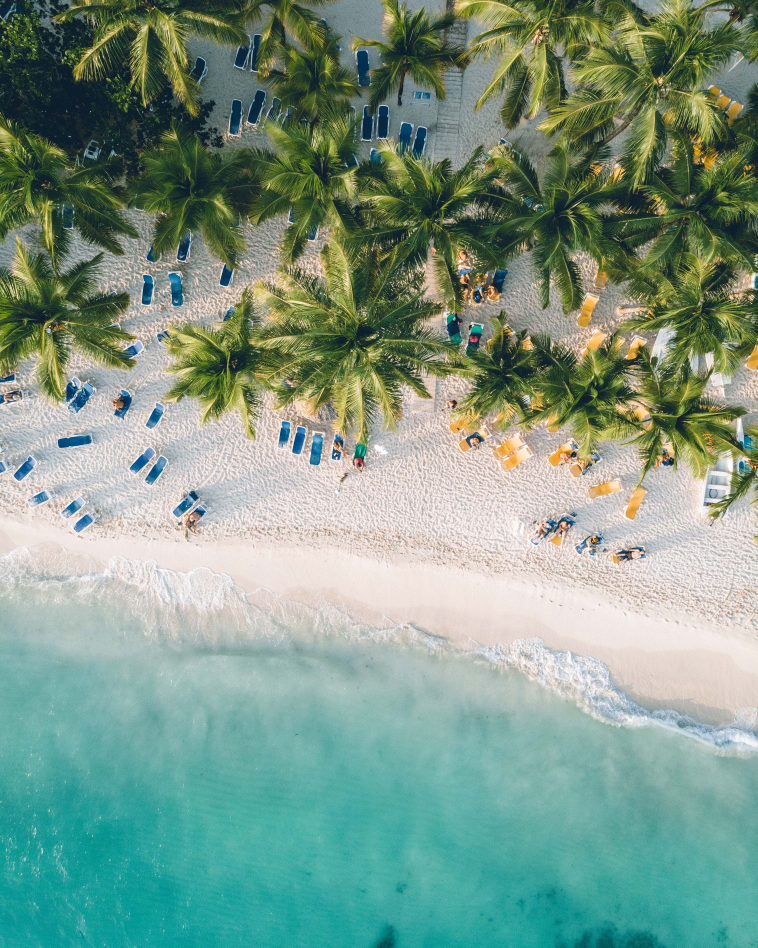
#> input picture app/images/image1.jpg, 3032 x 3790 px (shown at 1/4 size)
$ python -i images.py   (imports and definitions only)
#> lines starting #> are read from the running program, lines starting #| are printed output that depends on the picture
from PIL import Image, ImageDraw
import math
import extcolors
import time


# NOTES
# plt.imshow(img) - will show an image using matplotlib
# plt.show() - this statement will show the plot
# img.show() - shows image - same for PIL
# Image.fromarray(array, mode=) - this converts an array to an image
# colors, pixelcount = extcolors.extract_from_path(img, tolerance, limit)  - returns info about colors and occurence within an image
# Image.getcolors() - returns a list of tuples containing (pixelcount, (RGB_value))
# lambda : in python you can define a small lambda function, which has one statement
# sorted() - an inbuilt python function that returns a sorted list: sorted(iterable(the sequence to sort), key(the function to decide order), reverse(order of sort))
# enumerate() - for iterating over an index and item in a list

# PSEUDO
# 1. Read an image from file or url
# 2. Resize image to a standard size and save
# 3. Extract colors from the image


# Image class is responsible for loading image, resizing, extracting colors and generating hex codes
class Img():
    def __init__(self, img):
        self.image = self.load_image(img)
        self.resized_image = self.resize()
        self.extracted_colors = self.ext_colors()
        self.hex_colors = self.hex_converter(self.extracted_colors)

        # self.array = np.array(self.image)
        # self.shape = np.shape(self.image)
        # self.dimensions = np.ndim(self.image)

    # using PIL/Pillow to load an image
    def load_image(self, img):
        start_time = time.time()

        im = Image.open(f'static/images/{img}')
        print(f"Load Image time taken: {time.time() - start_time}")
        return im

    # resizing an image
    # [57 lines left out: functions resize, ext_colors, hex_converter, not called in this run]


# TIMER PSEUDO
# When each function is called, measure time it takes to execute function


# new_image = Img(img="image1.jpg")
# print(new_image.hex_colors)

>>> import cv2
>>> picture = cv2.imread('images/image1.jpg', cv2.IMREAD_GRAYSCALE)
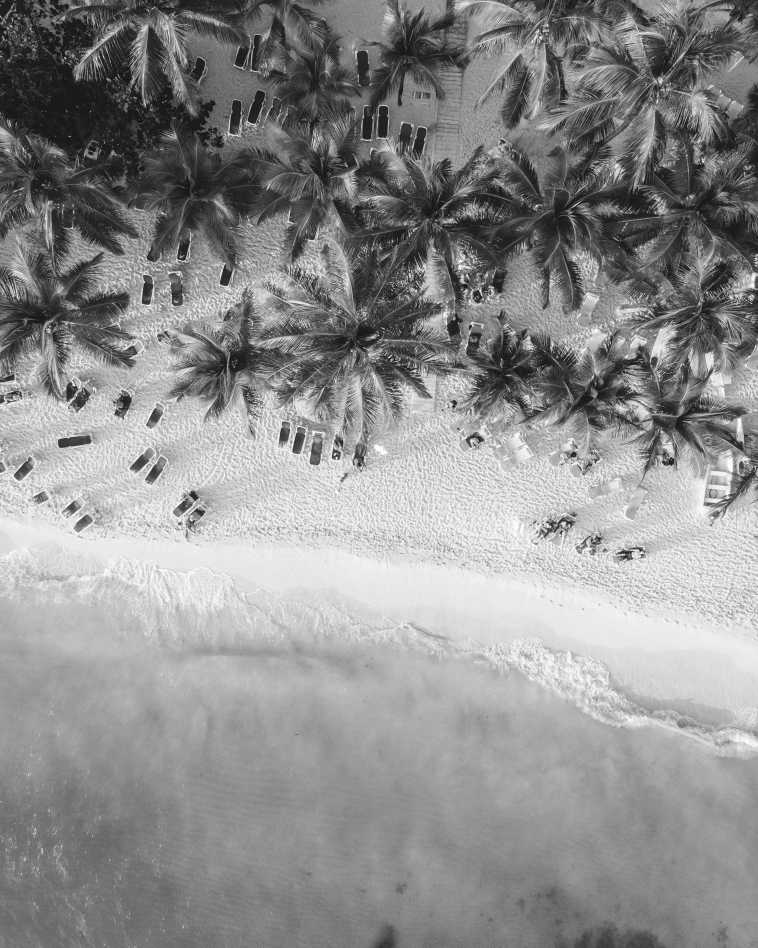
#> picture: shape (3790, 3032) (shown at 1/4 size); min 0, max 255, mean 141.6
#> (the run stopped early here; a loop or call above may not have finished)

$ run again, on app/images/image2.jpg
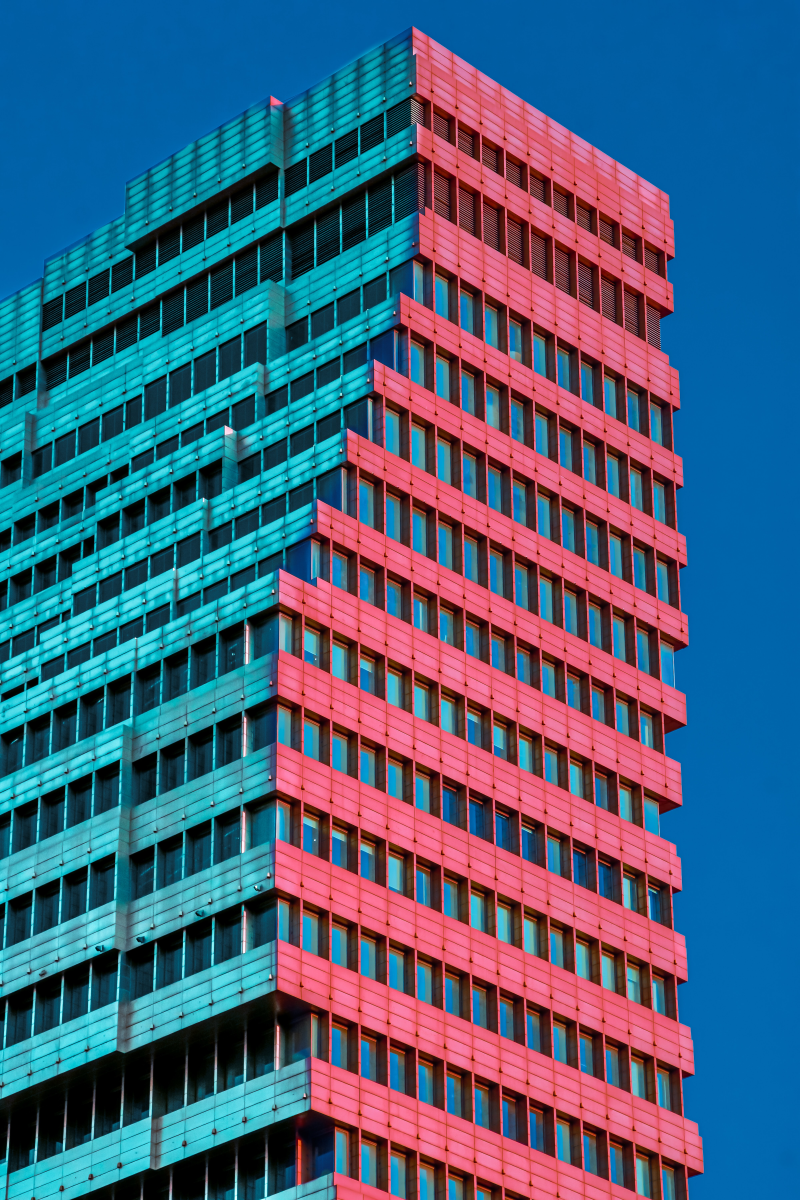
#> input picture app/images/image2.jpg, 4000 x 6000 px (shown at 1/5 size)
#> `picture = cv2.imread('images/image1.jpg', cv2.IMREAD_GRAYSCALE)`:
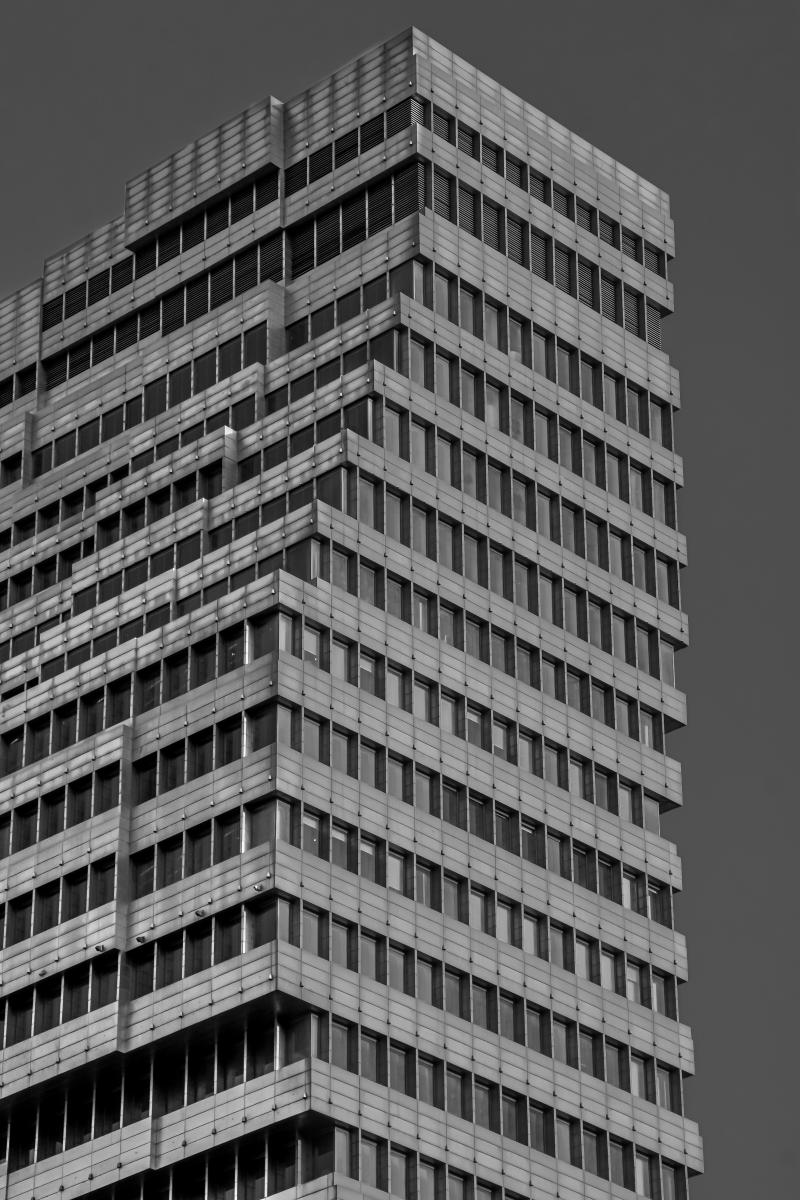
#> picture: shape (6000, 4000) (shown at 1/5 size); min 0, max 255, mean 91.3

$ run again, on app/images/image3.jpg
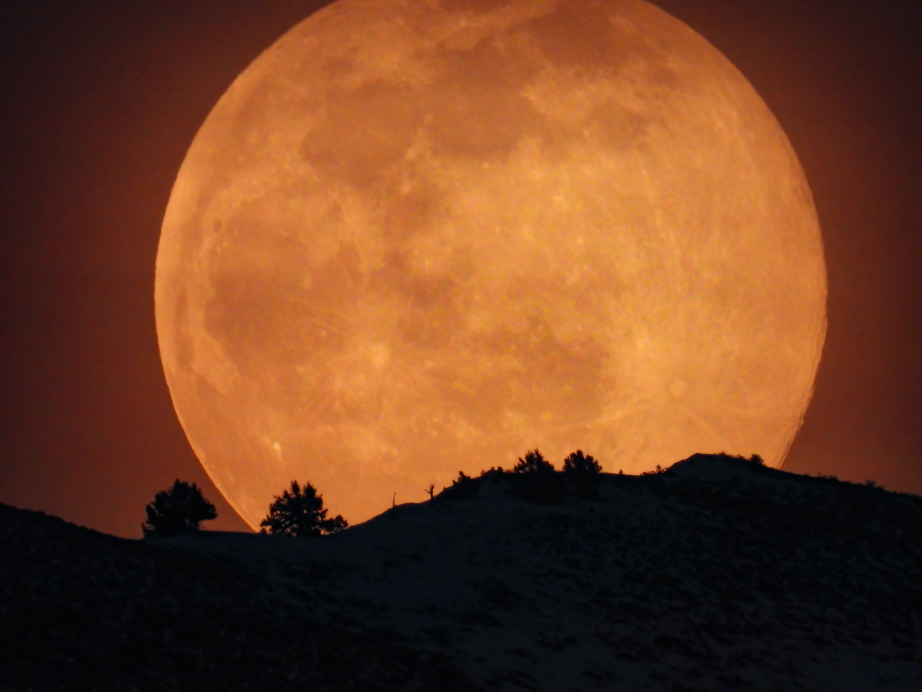
#> input picture app/images/image3.jpg, 4608 x 3456 px (shown at 1/5 size)
#> `picture = cv2.imread('images/image1.jpg', cv2.IMREAD_GRAYSCALE)`:
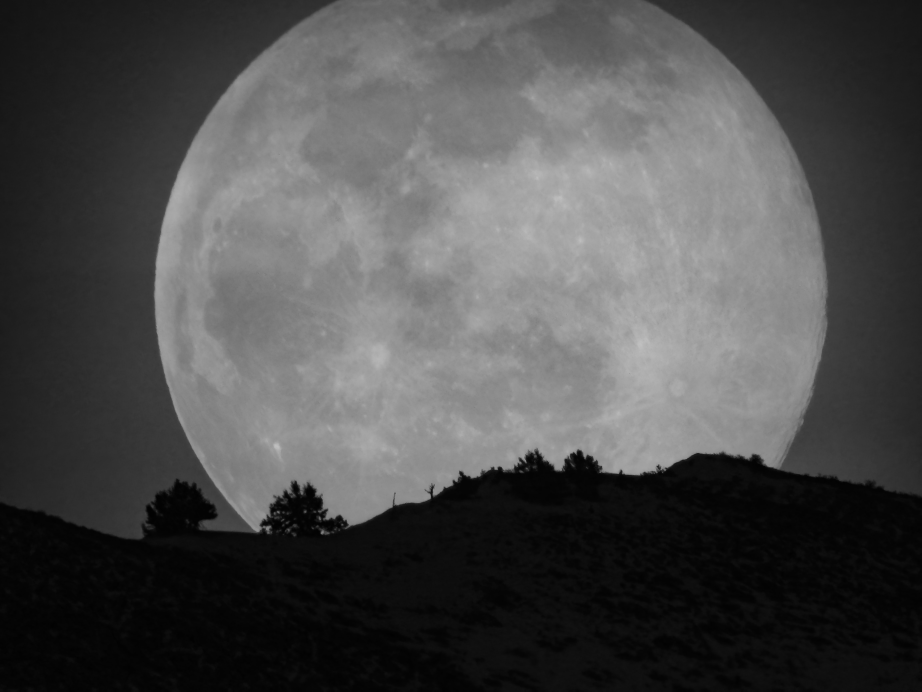
#> picture: shape (3456, 4608) (shown at 1/5 size); min 0, max 195, mean 77
